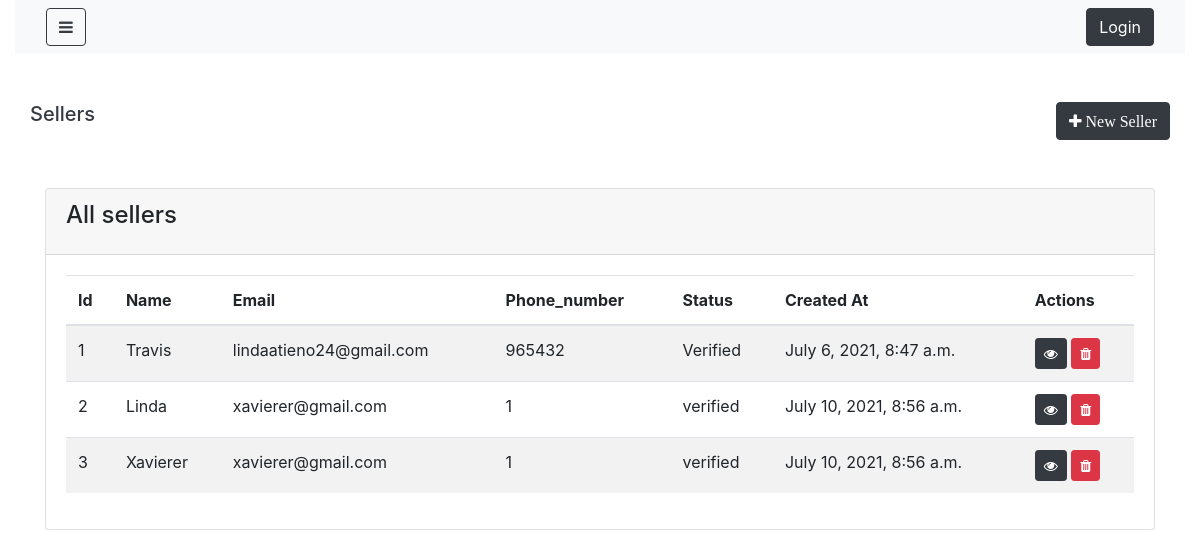
/sellers/, run on an earlier commit of the app's database.
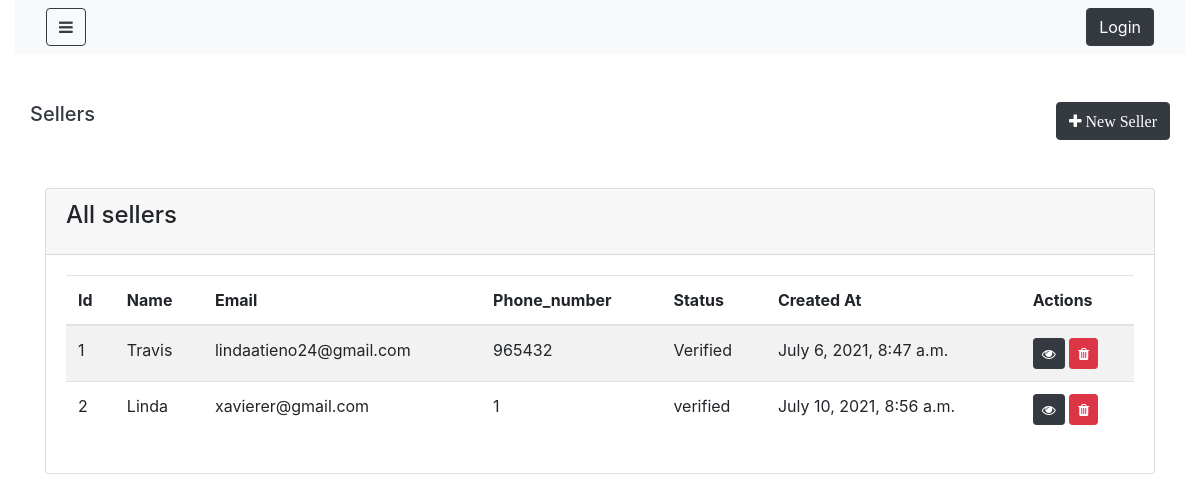
And on a later commit of the database.
### shop/models.py (models this page shows, shortened)
class Seller(models.Model):
    name=models.CharField(max_length=100, null=False, blank=False)
    email=models.CharField(max_length=100, null=False, blank=False)
    phone_number=models.IntegerField(null= True, blank= True)
    business_number=models.IntegerField(null= True, blank= True)
    status=models.CharField(max_length=100, null=False, blank=True, default='Unverified')
    external_url=models.CharField(max_length=100, null=True, blank=True)
    password=models.CharField(max_length=100, null=False, blank=False)
    created_at=models.DateTimeField(auto_now_add=True)
    updated_at= models.DateTimeField(auto_now_add=True)

### shop/views.py (the view)
# urls.py: path('sellers/',SellerList.as_view(),name="Sellers"),
class  SellerList(ListView):
    login_required= True
    model =  Seller
    template_name= "shop/admin/seller_list.html"

### shop/templates/shop/admin/seller_list.html (shortened to what this page needs)
{% extends 'shop/admin/layouts/admin_master.html' %}
{% block content %}
<div class="container">
    <div class="row my-5">
        <h5 class="text-dark">Sellers</h5>
        <a href="{% url 'Seller_create' %}" class="btn btn-dark ml-auto" >
        <i class ="fa fa-plus" aria-hidden="true"> New Seller </i>
    </a>
    </div>
    <div class="row justify-content-center my-5">
        <div class="col-lg-12">
            <div class="card">
                <div class="card-header">
                    <h4 class="card-title">All sellers</h4>
                </div>
                <div class="card-body">
                    <table class="table table-striped table-hover">
                        <thead>
                            <tr>
                                <th>Id</th>
                                <th>Name</th>
                                <th>Email</th>
                                <th>Phone_number</th>
                                <th>Status</th>
                                <th>Created At</th>
                                <th>Actions</th>
                            </tr>
                        </thead>
                        <tbody>
                            {% for object in object_list %}
                               <tr>
                                   <td>{{object.id}}</td>
                                   <td>{{object.name}}</td>
                                   <td>{{object.email}}</td>
                                   <td>{{object.phone_number}}</td>
                                   <td>{{object.status}}</td>
                                   <td>{{object.created_at}}</td>
                                   <td>
                                       <a href="{% url 'Seller_detail' object.id %}"
                                        class="btn btn-dark btn-sm">
                                        <i class="fa fa-eye"></i>
                                       </a>
                                       <button onclick ="deleteSeller('{{object.id}}')"
                                         class="btn btn-danger btn-sm">
                                         <i class="fa fa-trash"></i>
                                      </button>
                                   </td>
                               </tr>
                            {% endfor %}
                        </tbody>
                    </table>
                </div>
            </div>
        </div>
    </div>
</div>
{% endblock %}

What changed in the data, as far as the page shows it:
removed Seller: id "3", name "Xavierer", email "xavierer@gmail.com", phone_number "1", status "verified", created_at "July 10, 2021, 8:56 a.m."
